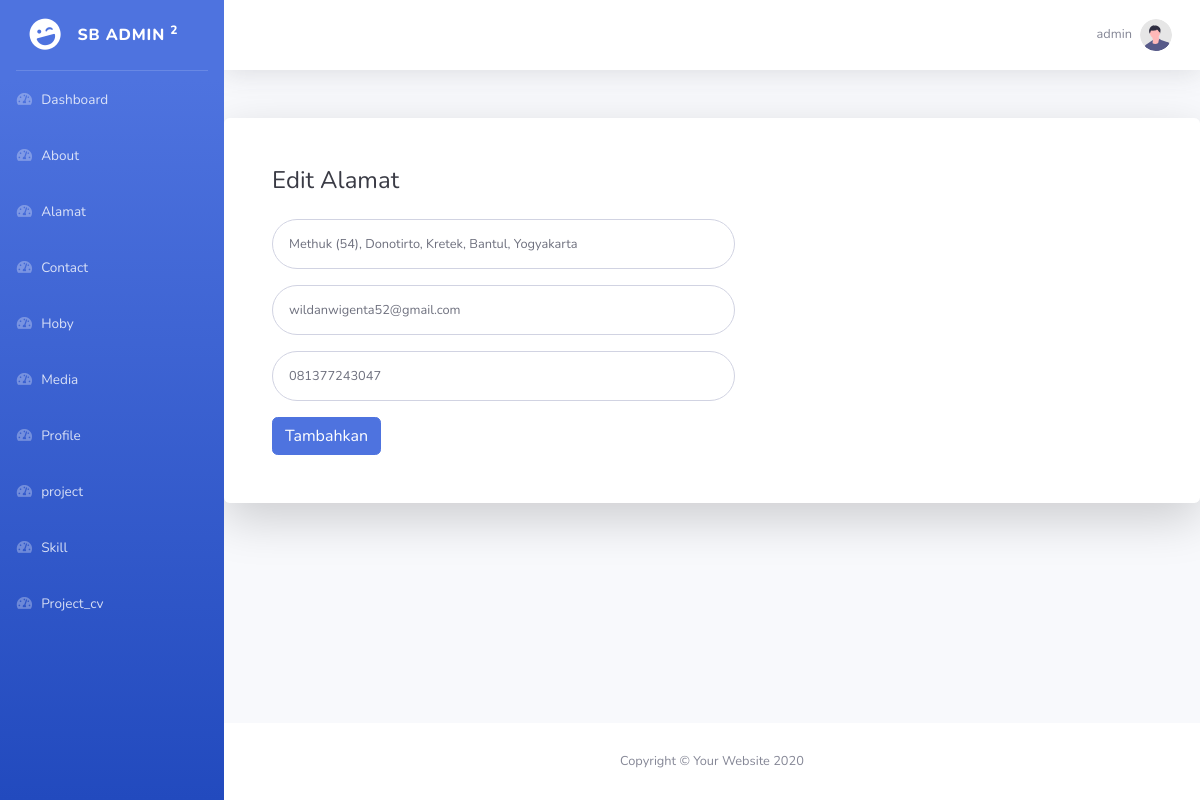
Page /admin/index.php?page=edit_alamat&id_alamat=5 (signed in) on the committed database.
### tables this page shows
CREATE TABLE `alamat` (
  `id_alamat` int(11) NOT NULL,
  `alamat` text NOT NULL,
  `email` text NOT NULL,
  `telp` varchar(16) NOT NULL
);

### admin/pages/alamat/edit_alamat.php (the view, shortened to what this page needs)
<?php
    $IDalamat = $_GET['id_alamat'];
    include "include/konek.php";
    $query = "SELECT * FROM alamat WHERE id_alamat='$IDalamat'";
    $result = mysqli_query($konek,$query) or die(mysqli_error($konek));
    $data = mysqli_fetch_array($result);
?>
<div class="card o-hidden border-0 shadow-lg my-5">
            <div class="card-body p-0">
                <div class="row">
                    <div class="col-md-7">
                        <div class="p-5">
                            <div class="text">
                                <h1 class="h4 text-gray-900 mb-4">Edit Alamat</h1>
                            </div>
                            <form class="user" action="pages/alamat/aksi/aksi_edit.php" method="post" enctype="multipart/form-data">
                                <div class="form-group">
                                    <input type="text" class="form-control form-control-user" value="<?= $data['alamat'] ?>" name="alamat" id="exampleInputEmail"
                                        placeholder="alamat" required>
                                </div>
                                <div class="form-group">
                                    <input type="text" class="form-control form-control-user" value="<?= $data['email'] ?>" name="email" id="exampleInputEmail"
                                        placeholder="email" required>
                                </div>
                                <div class="form-group">
                                    <input type="text" class="form-control form-control-user" value="<?= $data['telp'] ?>" name="telp" id="exampleInputEmail"
                                        placeholder="telp" required>
                                </div>
                                <button type="submit" class="btn btn-primary">Tambahkan</button>
                            </form>
                        </div>
                    </div>
                </div>
            </div>
        </div>

### rows in the picture
alamat: alamat "Methuk (54), Donotirto, Kretek, Bantul, Yogyakarta", email "wildanwigenta52@gmail.com", telp "081377243047"

### other values in the picture
$_SESSION['username'] "admin"
